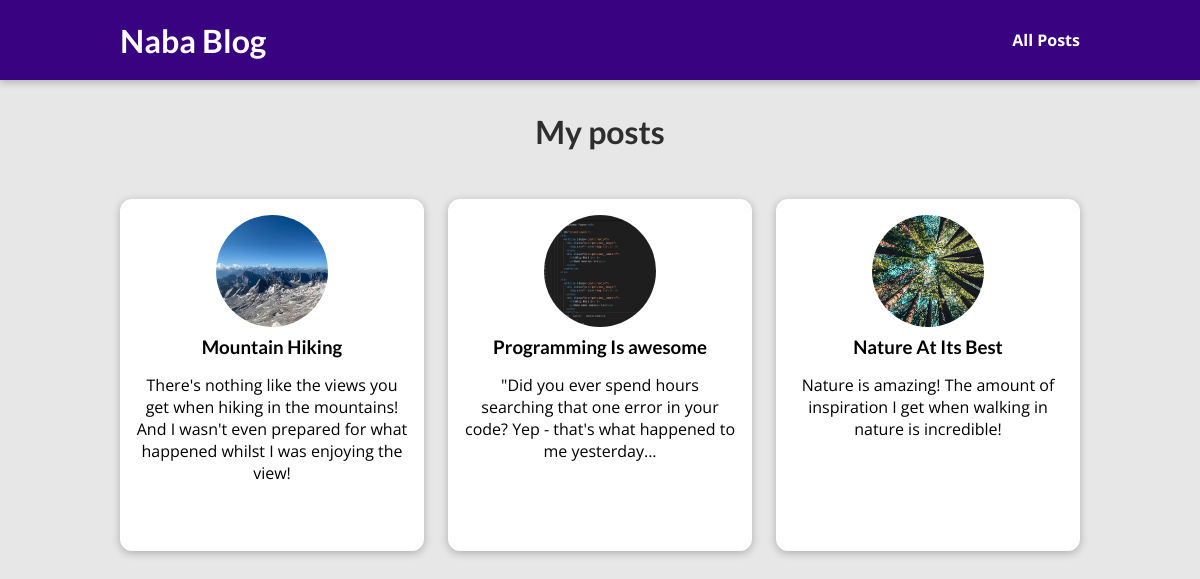
The page /posts on the database its author committed.
### blog/models.py (models this page shows)
class Post(models.Model):
    title = models.CharField(max_length=150)
    excerpt = models.CharField(max_length=200)
    image = models.ImageField(upload_to="posts", null=True)
    date = models.DateField(auto_now=True)
    slug = models.SlugField(unique=True, db_index=True)
    content = models.TextField(validators=[MinLengthValidator(10)])
    author = models.ForeignKey(Author, on_delete=models.SET_NULL,null=True, related_name="posts")
    tags = models.ManyToManyField(Tag)

### blog/views.py (the view)
# urls.py: path("posts", views.posts, name="posts-page"),
def posts(request):
    blogs = Post.objects.all().order_by("-date")
    return render(request, "blog/all-posts.html", {
        "posts" : blogs
    })

### blog/templates/blog/all-posts.html (shortened to what this page needs)
{% extends 'base.html' %}
{% load static %}
{% block css_files %}
<link rel="stylesheet" href="{% static 'blog/post.css' %}" />
<link rel="stylesheet" href="{% static 'blog/all-posts.css' %}" />
{% endblock css_files %} {% block content %}
<section id="all-posts">
  <h2>My posts</h2>
  <ul>
    {% for post in posts%} {% include 'blog/includes/post.html' %} {% endfor %}
  </ul>
</section>
{% endblock content %}

### blog/templates/blog/includes/post.html
<li>
  <article class="post">
    <a href="{% url 'post-detail-page' post.slug %}">
      <img src="{{ post.image.url }}" alt="{{ post.title }}" />
      <div class="post__content">
        <h3>{{ post.title }}</h3>
        <p>{{ post.excerpt}}</p>
      </div>
    </a>
  </article>
</li>

### static/app.css (style rules this page uses)
* { box-sizing: border-box; }
html { font-family: 'Open Sans', 'Lato', sans-serif; }
body { margin: 0; }
h1, h2, h3 { font-family: 'Lato', sans-serif; font-weight: bold; }

### blog/static/blog/post.css (style rules this page uses)
.post { display: flex; flex-direction: column; align-items: center; text-align: center; }
.post a { text-decoration: none; color: black; transition: all 0.2s ease; padding: 1rem; }
.post img { width: 5rem; height: 5rem; object-fit: cover; border-radius: 50%; }
.post h3 { margin: 0.25rem 0; }

### blog/static/blog/all-posts.css (style rules this page uses)
body { background-color: #e7e7e7; }
#all-posts { margin: 7rem auto; width: 90%; max-width: 60rem; }
#all-posts h2 { text-align: center; font-size: 2rem; color: #2e2e2e; margin: 3rem 0; }
ul { list-style: none; margin: 0; padding: 0; display: grid; grid-template-columns: repeat(auto-fill, minmax(17rem, 1fr)); gap: 1.5rem; }
.post img { width: 7rem; height: 7rem; }
.post a { height: 22rem; transform-origin: center; box-shadow: 0 2px 8px rgba(0, 0, 0, 0.25); border-radius: 12px; background-color: white; }

### rows shown on the page
Post: image (picture), title "Mountain Hiking", excerpt "There's nothing like the views you get when hiking in the mountains! And I wasn't even prepared for what happened whilst I was enjoying the view!"
Post: image (picture), title "Programming Is awesome", excerpt "\"Did you ever spend hours searching that one error in your code? Yep - that's what happened to me yesterday..."
Post: image (picture), title "Nature At Its Best", excerpt "Nature is amazing! The amount of inspiration I get when walking in nature is incredible!"
